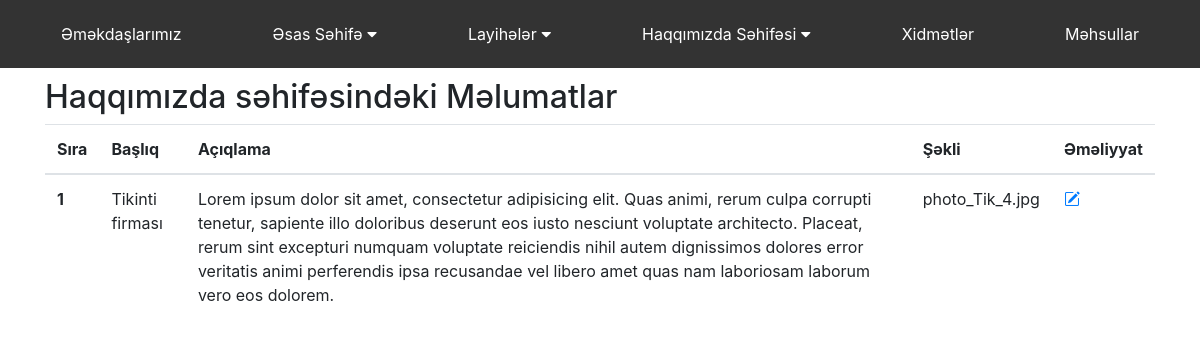
The app's page /admin/about with its own data.
### app/models.py (models this page shows)
class AboutPage(db.Model):
    id = db.Column(db.Integer, primary_key=True)
    title = db.Column(db.String(100))
    description = db.Column(db.Text)
    image = db.Column(db.String(100))

### admin/routes.py (the view)
@admin_bp.route('/about')
def index_about_page():
    from app.models import AboutPage
    data = AboutPage.query.get(1)
    return render_template('admin/about_page.html',data=data)

### admin/templates/admin/about_page.html (shortened to what this page needs)
{% extends "admin/base.html" %}
{% block page %}
<div class="container">
    <h2>Haqqımızda səhifəsindəki Məlumatlar</h2>
    <table class="table">
        <thead>
            <tr>
                <th scope="col">Sıra</th>
                <th scope="col">Başlıq</th>
                <th scope="col">Açıqlama</th>
                <th scope="col">Şəkli</th>
                <th scope="col">Əməliyyat</th>
            </tr>
        </thead>
        <tbody>
            <tr>
                <th>{{data.id}}</th>
                <td>{{data.title}}</td>
                <td>{{data.description}}</td>
                <td>{{data.image}}</td>
                <td>
                    <a href="/admin/about/update/{{data.id}}"><i class="bi bi-pencil-square"></i></i></a>
                </td>
            </tr>
        </tbody>
    </table>
</div>
{% endblock %}

### records on screen
AboutPage: id "1", title "Tikinti firması", description "Lorem ipsum dolor sit amet, consectetur adipisicing elit. Quas animi, rerum culpa corrupti tenetur, sapiente illo doloribus deserunt eos iusto nesciunt voluptate architecto. Placeat, rerum sint excepturi numquam voluptate reiciendis nihil autem dignissimos dolores error veritatis animi perferendis ipsa recusandae vel libero amet quas nam laboriosam laborum vero eos dolorem.", image "photo_Tik_4.jpg"
